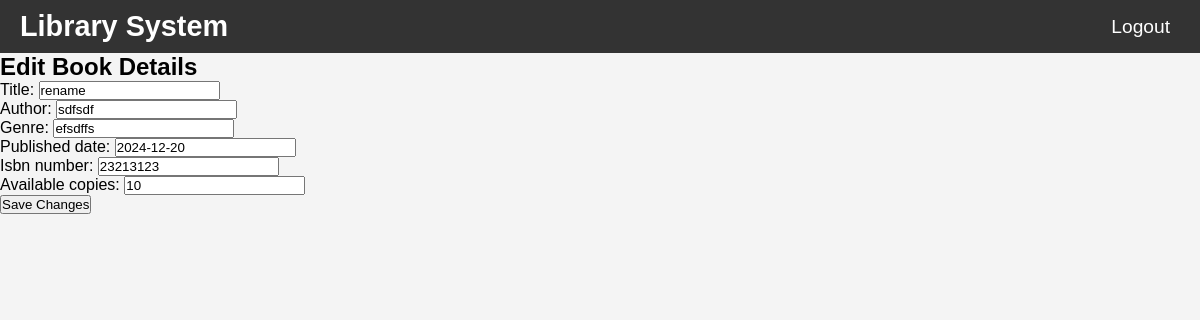
The page /book/23213123/ (signed in) on the database its author committed.
### lib/models.py (models this page shows, shortened)
class Book(models.Model):
    title = models.CharField(max_length=255)
    author = models.CharField(max_length=255)
    genre = models.CharField(max_length=100)
    published_date = models.DateField()
    isbn_number = models.CharField(max_length=13, unique=True)  # ISBN number
    available_copies = models.IntegerField(default=1)  # Available copies in the library

### lib/views.py (the view)
# urls.py: path('book/<str:isbn_number>/', views.book_detail, name='book_detail'),
@staff_member_required
def book_detail(request, isbn_number):
    book = get_object_or_404(Book, isbn_number=isbn_number)
    if request.method == 'POST':
        form = BookForm(request.POST, instance=book)
        if form.is_valid():
            form.save()
            return HttpResponseRedirect(reverse('lib:librarian_dashboard'))
    else:
        form = BookForm(instance=book)
    return render(request, 'lib/book_detail.html', {'form': form, 'book': book})

### lib/forms.py
class BookForm(forms.ModelForm):
    class Meta:
        model = Book
        fields = ['title', 'author', 'genre', 'published_date', 'isbn_number', 'available_copies']

### lib/templates/lib/book_detail.html (shortened to what this page needs)
{% load static %}
<!DOCTYPE html>
<html lang="en">
<head>
    <link rel="stylesheet" href="{% static 'css/styles.css' %}">
</head>
<body>
    <nav>
        <div class="navbar">
            <a href="{% url 'lib:home' %}" class="brand">Library System</a>
            <div class="nav-links">
                <a href="{% url 'lib:logout_views' %}" >Logout</a>
            </div>
        </div>
    </nav>
    <div class="form-container">
        <h2>Edit Book Details</h2>
        <form method="post">
            {{ form.as_p }}
            <button type="submit" class="btn btn-primary">Save Changes</button>
        </form>
    </div>
</body>
</html>

### rows shown on the page
Book: title "rename", author "sdfsdf", genre "efsdffs", published_date "2024-12-20", isbn_number "23213123", available_copies "10"
